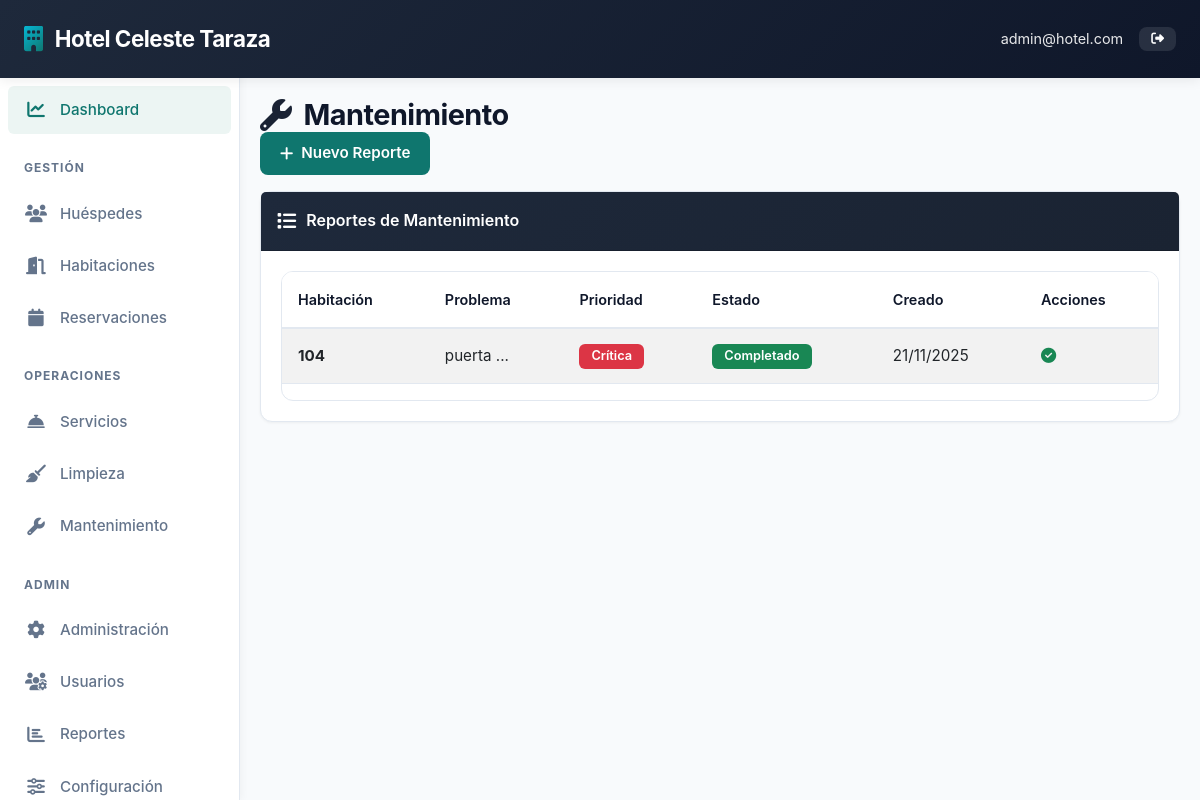
The page /maintenance/ (signed in) on the database its author committed.
### models.py (models this page shows, shortened)
class SystemSettings(db.Model):
    __tablename__ = 'system_settings'
    id = db.Column(db.Integer, primary_key=True)
    hotel_name = db.Column(db.String(120), nullable=False, default='Hotel Management System')
    hotel_address = db.Column(db.Text, nullable=False, default='Calle Principal 123, Ciudad')
    hotel_phone = db.Column(db.String(20), nullable=False, default='+1 (555) 123-4567')
    hotel_email = db.Column(db.String(120), nullable=False, default='info@hotel.com')
    check_in_time = db.Column(db.String(5), nullable=False, default='14:00')
    check_out_time = db.Column(db.String(5), nullable=False, default='11:00')
    price_per_night = db.Column(db.Float, nullable=False, default=100.0)
    updated_at = db.Column(db.DateTime, default=datetime.utcnow, onupdate=datetime.utcnow)

class User(UserMixin, db.Model):
    __tablename__ = 'users'
    id = db.Column(db.Integer, primary_key=True)
    username = db.Column(db.String(80), unique=True, nullable=False)
    email = db.Column(db.String(120), unique=True, nullable=False)
    password_hash = db.Column(db.String(200), nullable=False)
    full_name = db.Column(db.String(120), nullable=False)
    role = db.Column(db.String(20), nullable=False, default='staff')  # admin, receptionist, housekeeper, manager
    phone = db.Column(db.String(20))
    created_at = db.Column(db.DateTime, default=datetime.utcnow)
    is_active = db.Column(db.Boolean, default=True)
    reservations = db.relationship('Reservation', backref='created_by_user', lazy=True)

class MaintenanceLog(db.Model):
    __tablename__ = 'maintenance_logs'
    id = db.Column(db.Integer, primary_key=True)
    room_id = db.Column(db.Integer, db.ForeignKey('rooms.id'), nullable=False)
    issue_type = db.Column(db.String(100), nullable=False)
    description = db.Column(db.Text, nullable=False)
    priority = db.Column(db.String(20), nullable=False)  # low, medium, high, critical
    status = db.Column(db.String(20), default='pending')  # pending, in_progress, completed, cancelled
    assigned_to = db.Column(db.String(100))
    created_at = db.Column(db.DateTime, default=datetime.utcnow)
    completed_at = db.Column(db.DateTime)

class Room(db.Model):
    __tablename__ = 'rooms'
    id = db.Column(db.Integer, primary_key=True)
    room_number = db.Column(db.String(10), unique=True, nullable=False)
    room_type = db.Column(db.String(50), nullable=False)  # single, double, suite, deluxe
    floor = db.Column(db.Integer, nullable=False)
    capacity = db.Column(db.Integer, nullable=False)
    price_per_night = db.Column(db.Float, nullable=False)
    description = db.Column(db.Text)
    amenities = db.Column(db.String(500))  # comma separated
    status = db.Column(db.String(20), default='available')  # available, occupied, maintenance, cleaning
    created_at = db.Column(db.DateTime, default=datetime.utcnow)
    reservations = db.relationship('Reservation', backref='room', lazy=True)
    maintenance_logs = db.relationship('MaintenanceLog', backref='room', lazy=True)

### routes.py (the view)
@maintenance_bp.route('/')
@staff_required
def list_maintenance():
    page = request.args.get('page', 1, type=int)
    status = request.args.get('status', '')
    priority = request.args.get('priority', '')
    query = MaintenanceLog.query
    if status:
        query = query.filter_by(status=status)
    if priority:
        query = query.filter_by(priority=priority)
    maintenance_logs = query.order_by(MaintenanceLog.created_at.desc()).paginate(page=page, per_page=10)
    return render_template('maintenance/list_maintenance.html', maintenance_logs=maintenance_logs, current_status=status, current_priority=priority)

### auth.py (called while the page is built)
def staff_required(f):
    @wraps(f)
    def decorated_function(*args, **kwargs):
        if not current_user.is_authenticated:
            flash('Debe iniciar sesión primero.', 'warning')
            return redirect(url_for('auth.login'))
        return f(*args, **kwargs)
    return decorated_function

### templates/maintenance/list_maintenance.html (shortened to what this page needs)
{% extends "base.html" %}
{% block content %}
<div class="page-header">
    <h1><i class="fas fa-wrench"></i> Mantenimiento</h1>
</div>
<div class="mb-3">
    <a href="{{ url_for('maintenance.create_maintenance') }}" class="btn btn-primary">
        <i class="fas fa-plus"></i> Nuevo Reporte
    </a>
</div>
<div class="card">
    <div class="card-header">
        <i class="fas fa-list"></i> Reportes de Mantenimiento
    </div>
    <div class="card-body">
        {% if maintenance_logs.items %}
        <div class="table-responsive">
            <table class="table table-hover table-striped">
                <thead>
                    <tr>
                        <th>Habitación</th>
                        <th class="d-none d-md-table-cell">Problema</th>
                        <th>Prioridad</th>
                        <th>Estado</th>
                        <th>Creado</th>
                        <th>Acciones</th>
                    </tr>
                </thead>
                <tbody>
                    {% for log in maintenance_logs.items %}
                    <tr>
                        <td><strong>{{ log.room.room_number }}</strong></td>
                        <td class="d-none d-md-table-cell">{{ log.issue_type[:30] }}...</td>
                        <td>
                            {% if log.priority == 'low' %}
                                <span class="badge bg-success">Baja</span>
                            {% elif log.priority == 'medium' %}
                                <span class="badge bg-warning">Media</span>
                            {% elif log.priority == 'high' %}
                                <span class="badge bg-warning">Alta</span>
                            {% elif log.priority == 'critical' %}
                                <span class="badge bg-danger">Crítica</span>
                            {% endif %}
                        </td>
                        <td>
                            {% if log.status == 'pending' %}
                                <span class="badge bg-warning">Pendiente</span>
                            {% elif log.status == 'in_progress' %}
                                <span class="badge bg-info">En Progreso</span>
                            {% elif log.status == 'completed' %}
                                <span class="badge bg-success">Completado</span>
                            {% elif log.status == 'cancelled' %}
                                <span class="badge bg-secondary">Cancelado</span>
                            {% endif %}
                        </td>
                        <td>{{ log.created_at.strftime('%d/%m/%Y') if log.created_at else 'N/A' }}</td>
                        <td>
                            {% if log.status != 'completed' and log.status != 'cancelled' %}
                            <form method="POST" action="{{ url_for('maintenance.complete_maintenance', log_id=log.id) }}" style="display:inline;">
                                <button type="submit" class="btn btn-sm btn-success" title="Completar problema">
                                    <i class="fas fa-check-circle"></i>
                                </button>
                            </form>
                            {% else %}
                            <span class="text-success" title="Completado">
                                <i class="fas fa-check-circle"></i>
                            </span>
                            {% endif %}
                        </td>
                    </tr>
                    {% endfor %}
                </tbody>
            </table>
        </div>
        {% else %}
        <div class="alert alert-info">
            <i class="fas fa-info-circle"></i> No hay reportes de mantenimiento
        </div>
        {% endif %}
    </div>
</div>
{% endblock %}

### templates/base.html (shortened to what this page needs)
<!DOCTYPE html>
<html lang="es">
<head>
    <link href="https://cdn.jsdelivr.net/npm/bootstrap@5.3.0/dist/css/bootstrap.min.css" rel="stylesheet">
    <link rel="stylesheet" href="https://cdnjs.cloudflare.com/ajax/libs/font-awesome/6.4.0/css/all.min.css">
</head>
<body>
    {% if current_user.is_authenticated %}
    <nav class="navbar">
        <a class="navbar-brand" href="/"><i class="fas fa-building"></i> <span>{{ hotel_settings.hotel_name }}</span></a>
        <div class="navbar-right">
            <span class="text-white">{{ current_user.email }}</span>
            <a href="/auth/logout" class="btn btn-sm" style="background-color: rgba(255,255,255,0.1); color: white;"><i class="fas fa-sign-out-alt"></i></a>
        </div>
    </nav>
    <aside class="sidebar" id="sidebar">
        <ul class="sidebar-menu">
            <li><a href="/" data-tooltip="Dashboard"><i class="fas fa-chart-line"></i> <span class="sidebar-label">Dashboard</span></a></li>
            <li><div class="sidebar-section-title">Gestión</div></li>
            {% if modules_dict.get('Huéspedes', {}).is_enabled != False %}
            <li><a href="/guests" data-tooltip="Huéspedes"><i class="fas fa-users"></i> <span class="sidebar-label">Huéspedes</span></a></li>
            {% endif %}
            {% if modules_dict.get('Habitaciones', {}).is_enabled != False %}
            <li><a href="/rooms" data-tooltip="Habitaciones"><i class="fas fa-door-open"></i> <span class="sidebar-label">Habitaciones</span></a></li>
            {% endif %}
            {% if modules_dict.get('Reservas', {}).is_enabled != False %}
            <li><a href="/reservations" data-tooltip="Reservaciones"><i class="fas fa-calendar"></i> <span class="sidebar-label">Reservaciones</span></a></li>
            {% endif %}
            <li><div class="sidebar-section-title">Operaciones</div></li>
            {% if modules_dict.get('Servicios', {}).is_enabled != False %}
            <li><a href="/services" data-tooltip="Servicios"><i class="fas fa-concierge-bell"></i> <span class="sidebar-label">Servicios</span></a></li>
            {% endif %}
            {% if modules_dict.get('Limpieza', {}).is_enabled != False %}
            <li><a href="/housekeeping" data-tooltip="Limpieza"><i class="fas fa-broom"></i> <span class="sidebar-label">Limpieza</span></a></li>
            {% endif %}
            {% if modules_dict.get('Mantenimiento', {}).is_enabled != False %}
            <li><a href="/maintenance" data-tooltip="Mantenimiento"><i class="fas fa-wrench"></i> <span class="sidebar-label">Mantenimiento</span></a></li>
            {% endif %}
            {% if current_user.role == 'admin' %}
            <li><div class="sidebar-section-title">Admin</div></li>
            <li><a href="/admin" data-tooltip="Administración"><i class="fas fa-cog"></i> <span class="sidebar-label">Administración</span></a></li>
            <li><a href="/admin/users" data-tooltip="Usuarios"><i class="fas fa-users-cog"></i> <span class="sidebar-label">Usuarios</span></a></li>
            <li><a href="/admin/reports" data-tooltip="Reportes"><i class="fas fa-chart-bar"></i> <span class="sidebar-label">Reportes</span></a></li>
            <li><a href="/admin/settings" data-tooltip="Configuración"><i class="fas fa-sliders-h"></i> <span class="sidebar-label">Configuración</span></a></li>
            {% endif %}
        </ul>
    </aside>
    {% endif %}
    <div class="main-content">
        {% block content %}{% endblock %}
    </div>
</body>
</html>

### rows shown on the page
SystemSettings: hotel_name "Hotel Celeste Taraza"
User: email "admin@hotel.com"
MaintenanceLog: room.room_number "104", issue_type "puerta", priority "Crítica", status "Completado", created_at "21/11/2025"
